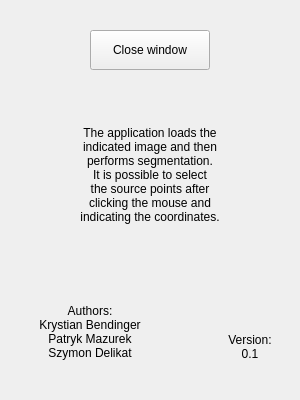
<?xml version="1.0" encoding="UTF-8"?>
<ui version="4.0">
 <class>InfoWindow</class>
 <widget class="QWidget" name="InfoWindow">
  <property name="geometry">
   <rect>
    <x>0</x>
    <y>0</y>
    <width>300</width>
    <height>400</height>
   </rect>
  </property>
  <property name="windowTitle">
   <string>Information</string>
  </property>
  <widget class="QLabel" name="labelInfo">
   <property name="geometry">
    <rect>
     <x>25</x>
     <y>75</y>
     <width>250</width>
     <height>200</height>
    </rect>
   </property>
   <property name="autoFillBackground">
    <bool>false</bool>
   </property>
   <property name="text">
    <string>&lt;html&gt;&lt;head/&gt;&lt;body&gt;&lt;p align=&quot;center&quot;&gt;&lt;a name=&quot;tw-target-text&quot;/&gt;&lt;span style=&quot; font-family:'Courier New,courier';&quot;&gt;T&lt;/span&gt;&lt;span style=&quot; font-family:'Courier New,courier';&quot;&gt;he application loads the &lt;br/&gt;indicated image and then &lt;br/&gt;performs segmentation. &lt;br/&gt;It is possible to select &lt;br/&gt;the source points after &lt;br/&gt;clicking the mouse and &lt;br/&gt;indicating the coordinates.&lt;/span&gt;&lt;/p&gt;&lt;/body&gt;&lt;/html&gt;</string>
   </property>
  </widget>
  <widget class="QPushButton" name="pushButtonCloseWindow">
   <property name="geometry">
    <rect>
     <x>90</x>
     <y>30</y>
     <width>120</width>
     <height>40</height>
    </rect>
   </property>
   <property name="text">
    <string>Close window</string>
   </property>
  </widget>
  <widget class="QLabel" name="labelAuthors">
   <property name="geometry">
    <rect>
     <x>20</x>
     <y>300</y>
     <width>140</width>
     <height>65</height>
    </rect>
   </property>
   <property name="text">
    <string>&lt;html&gt;&lt;head/&gt;&lt;body&gt;&lt;p align=&quot;center&quot;&gt;Authors:&lt;br/&gt;Krystian Bendinger&lt;br/&gt;Patryk Mazurek&lt;br/&gt;Szymon Delikat&lt;/p&gt;&lt;/body&gt;&lt;/html&gt;</string>
   </property>
  </widget>
  <widget class="QLabel" name="labelVersion">
   <property name="geometry">
    <rect>
     <x>220</x>
     <y>330</y>
     <width>60</width>
     <height>35</height>
    </rect>
   </property>
   <property name="text">
    <string>&lt;html&gt;&lt;head/&gt;&lt;body&gt;&lt;p align=&quot;center&quot;&gt;Version: &lt;br/&gt;0.1&lt;/p&gt;&lt;/body&gt;&lt;/html&gt;</string>
   </property>
  </widget>
 </widget>
 <resources/>
 <connections>
  <connection>
   <sender>pushButtonCloseWindow</sender>
   <signal>clicked()</signal>
   <receiver>InfoWindow</receiver>
   <slot>close()</slot>
   <hints>
    <hint type="sourcelabel">
     <x>141</x>
     <y>57</y>
    </hint>
    <hint type="destinationlabel">
     <x>38</x>
     <y>72</y>
    </hint>
   </hints>
  </connection>
 </connections>
</ui>
